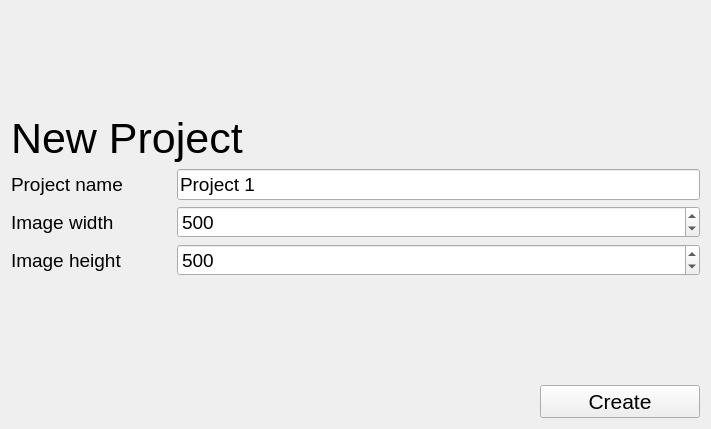
<?xml version="1.0" encoding="UTF-8"?>
<ui version="4.0">
 <class>NewProject</class>
 <widget class="QWidget" name="NewProject">
  <property name="geometry">
   <rect>
    <x>0</x>
    <y>0</y>
    <width>711</width>
    <height>429</height>
   </rect>
  </property>
  <property name="windowTitle">
   <string>Form</string>
  </property>
  <layout class="QVBoxLayout" name="verticalLayout">
   <item>
    <spacer name="verticalSpacer_2">
     <property name="orientation">
      <enum>Qt::Vertical</enum>
     </property>
     <property name="sizeHint" stdset="0">
      <size>
       <width>20</width>
       <height>40</height>
      </size>
     </property>
    </spacer>
   </item>
   <item>
    <layout class="QHBoxLayout" name="horizontalLayout_2">
     <item>
      <widget class="QLabel" name="label">
       <property name="font">
        <font>
         <pointsize>32</pointsize>
        </font>
       </property>
       <property name="text">
        <string>New Project</string>
       </property>
      </widget>
     </item>
     <item>
      <spacer name="horizontalSpacer_2">
       <property name="orientation">
        <enum>Qt::Horizontal</enum>
       </property>
       <property name="sizeHint" stdset="0">
        <size>
         <width>40</width>
         <height>20</height>
        </size>
       </property>
      </spacer>
     </item>
    </layout>
   </item>
   <item>
    <layout class="QFormLayout" name="formLayout">
     <item row="0" column="0">
      <widget class="QLabel" name="label_2">
       <property name="minimumSize">
        <size>
         <width>160</width>
         <height>0</height>
        </size>
       </property>
       <property name="font">
        <font>
         <pointsize>14</pointsize>
        </font>
       </property>
       <property name="text">
        <string>Project name</string>
       </property>
      </widget>
     </item>
     <item row="0" column="1">
      <widget class="QLineEdit" name="lineEdit_name">
       <property name="font">
        <font>
         <pointsize>14</pointsize>
        </font>
       </property>
       <property name="text">
        <string>Project 1</string>
       </property>
      </widget>
     </item>
     <item row="1" column="0">
      <widget class="QLabel" name="label_3">
       <property name="font">
        <font>
         <pointsize>14</pointsize>
        </font>
       </property>
       <property name="text">
        <string>Image width</string>
       </property>
      </widget>
     </item>
     <item row="1" column="1">
      <widget class="QSpinBox" name="spinBox_width">
       <property name="font">
        <font>
         <pointsize>14</pointsize>
        </font>
       </property>
       <property name="minimum">
        <number>1</number>
       </property>
       <property name="maximum">
        <number>9999</number>
       </property>
       <property name="value">
        <number>500</number>
       </property>
      </widget>
     </item>
     <item row="2" column="0">
      <widget class="QLabel" name="label_4">
       <property name="font">
        <font>
         <pointsize>14</pointsize>
        </font>
       </property>
       <property name="text">
        <string>Image height</string>
       </property>
      </widget>
     </item>
     <item row="2" column="1">
      <widget class="QSpinBox" name="spinBox_height">
       <property name="font">
        <font>
         <pointsize>14</pointsize>
        </font>
       </property>
       <property name="minimum">
        <number>1</number>
       </property>
       <property name="maximum">
        <number>9999</number>
       </property>
       <property name="value">
        <number>500</number>
       </property>
      </widget>
     </item>
    </layout>
   </item>
   <item>
    <spacer name="verticalSpacer">
     <property name="orientation">
      <enum>Qt::Vertical</enum>
     </property>
     <property name="sizeHint" stdset="0">
      <size>
       <width>20</width>
       <height>40</height>
      </size>
     </property>
    </spacer>
   </item>
   <item>
    <layout class="QHBoxLayout" name="horizontalLayout">
     <item>
      <spacer name="horizontalSpacer">
       <property name="orientation">
        <enum>Qt::Horizontal</enum>
       </property>
       <property name="sizeHint" stdset="0">
        <size>
         <width>198</width>
         <height>28</height>
        </size>
       </property>
      </spacer>
     </item>
     <item>
      <widget class="QPushButton" name="pushButton">
       <property name="minimumSize">
        <size>
         <width>160</width>
         <height>0</height>
        </size>
       </property>
       <property name="font">
        <font>
         <pointsize>16</pointsize>
        </font>
       </property>
       <property name="text">
        <string>Create</string>
       </property>
      </widget>
     </item>
    </layout>
   </item>
  </layout>
 </widget>
 <resources/>
 <connections/>
</ui>
